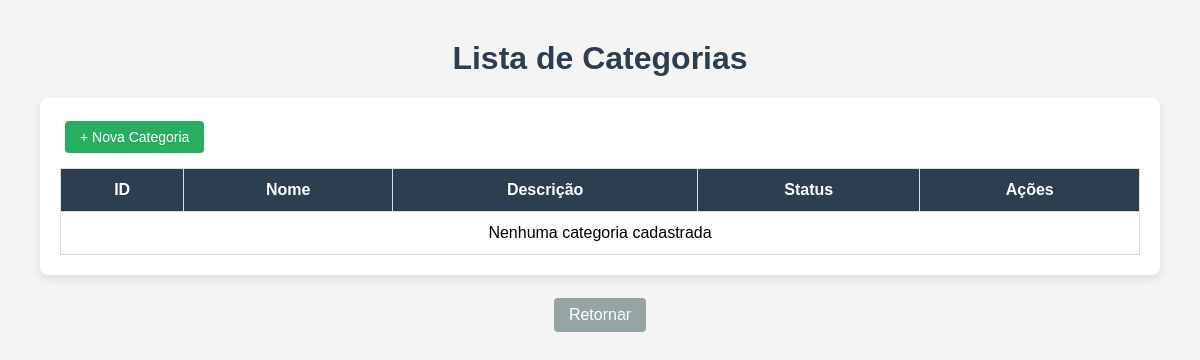
The page /categorias/listar/ on the database as committed earlier.
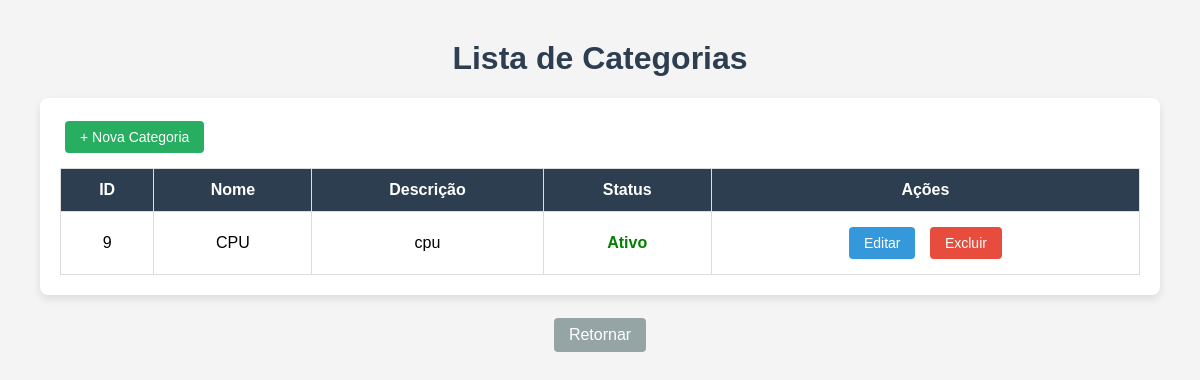
The same page on the database as committed later.
### Categoria/models.py (models this page shows, shortened)
class Categoria(models.Model):
    id_categoria = models.AutoField(unique=True, primary_key=True)
    nome = models.CharField(max_length=255, null=False, blank=False, unique = True)
    descricao = models.TextField(blank = True, null = True)
    ativo = models.BooleanField(default=True)

### Categoria/views.py (the view)
# urls.py: path("listar/", views.listar_categorias, name='listar_categorias'),
def listar_categorias(request):
    categorias = Categoria.objects.all()
    meta = Categoria._meta
    context = {
        'categorias': categorias,
        'label_id': meta.get_field('id_categoria').verbose_name,
        'label_nome': meta.get_field('nome').verbose_name,
        'label_preco': meta.get_field('descricao').verbose_name,
        'label_estoque': meta.get_field('ativo').verbose_name,
    }
    return render(request, 'listar_categorias.html', context)

### Categoria/templates/listar_categorias.html (shortened to what this page needs)
<!DOCTYPE html>
<html lang="pt-br">
<head>
</head>
<body>
<h1>Lista de Categorias</h1>
<div class="table-container">
    <a href="/categorias/criar/" class="btn btn-create">+ Nova Categoria</a>
    <table>
        <thead>
            <tr>
                <th>ID</th>
                <th>Nome</th>
                <th>Descrição</th>
                <th>Status</th>
                <th>Ações</th>
            </tr>
        </thead>
        <tbody>
            {% for categoria in categorias %}
            <tr>
                <td>{{ categoria.id_categoria }}</td>
                <td>{{ categoria.nome }}</td>
                <td>{{ categoria.descricao }}</td>
                <td>
                    {% if categoria.ativo %}
                        <span style="color: green; font-weight: bold;">Ativo</span>
                    {% else %}
                        <span style="color: red; font-weight: bold;">Inativo</span>
                    {% endif %}
                </td>
                <td>
                    <a href="/categorias/editar/{{ categoria.id_categoria }}" class="btn">Editar</a>
                    <a href="/categorias/excluir/{{ categoria.id_categoria }}" class="btn btn-delete">Excluir</a>
                </td>
            </tr>
            {% empty %}
            <tr>
                <td colspan="5">Nenhuma categoria cadastrada</td>
            </tr>
            {% endfor %}
        </tbody>
    </table>
</div>
<div class="actions-container">
    <a href="/categorias/" class="btn btn-return">Retornar</a>
</div>
</body>
</html>

Rows that differ between the two databases and show on the page:
added Categoria: id_categoria "9", nome "CPU", descricao "cpu", ativo "Ativo"
Other text that changed with them:
text no longer shown: "Nenhuma categoria cadastrada"
